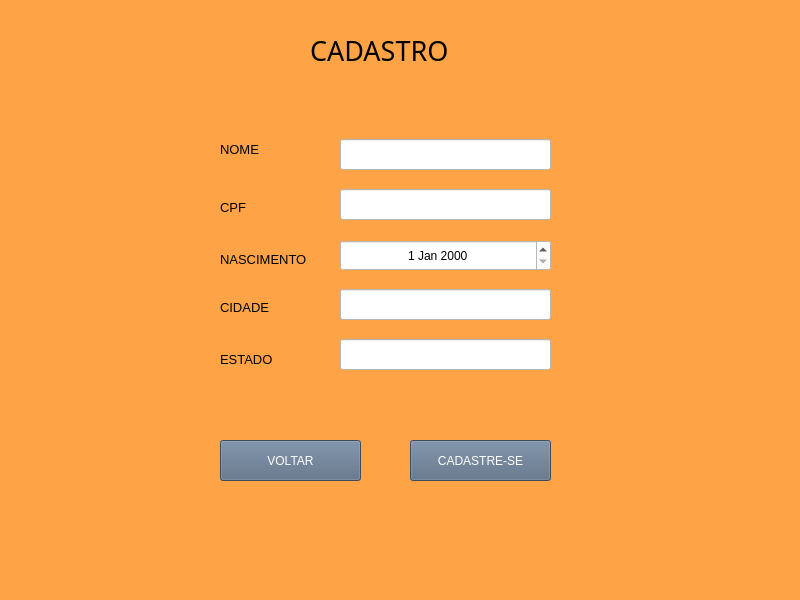
<?xml version="1.0" encoding="UTF-8"?>
<ui version="4.0">
 <class>MainWindow</class>
 <widget class="QMainWindow" name="MainWindow">
  <property name="geometry">
   <rect>
    <x>0</x>
    <y>0</y>
    <width>800</width>
    <height>600</height>
   </rect>
  </property>
  <property name="font">
   <font>
    <pointsize>13</pointsize>
   </font>
  </property>
  <property name="windowTitle">
   <string>MainWindow</string>
  </property>
  <property name="styleSheet">
   <string notr="true">background-color: rgb(255, 164, 70);</string>
  </property>
  <widget class="QWidget" name="centralwidget">
   <widget class="QLabel" name="label">
    <property name="geometry">
     <rect>
      <x>310</x>
      <y>30</y>
      <width>261</width>
      <height>41</height>
     </rect>
    </property>
    <property name="font">
     <font>
      <family>MV Boli</family>
      <pointsize>20</pointsize>
      <weight>50</weight>
      <italic>false</italic>
      <bold>false</bold>
     </font>
    </property>
    <property name="styleSheet">
     <string notr="true">font: 20pt &quot;MV Boli&quot;;
</string>
    </property>
    <property name="text">
     <string>CADASTRO </string>
    </property>
   </widget>
   <widget class="QLabel" name="label_2">
    <property name="geometry">
     <rect>
      <x>220</x>
      <y>249</y>
      <width>111</width>
      <height>20</height>
     </rect>
    </property>
    <property name="font">
     <font>
      <pointsize>10</pointsize>
     </font>
    </property>
    <property name="text">
     <string>NASCIMENTO</string>
    </property>
    <property name="alignment">
     <set>Qt::AlignLeading|Qt::AlignLeft|Qt::AlignVCenter</set>
    </property>
   </widget>
   <widget class="QLabel" name="label_3">
    <property name="geometry">
     <rect>
      <x>220</x>
      <y>299</y>
      <width>71</width>
      <height>16</height>
     </rect>
    </property>
    <property name="font">
     <font>
      <pointsize>10</pointsize>
     </font>
    </property>
    <property name="text">
     <string>CIDADE</string>
    </property>
    <property name="alignment">
     <set>Qt::AlignLeading|Qt::AlignLeft|Qt::AlignVCenter</set>
    </property>
   </widget>
   <widget class="QLineEdit" name="lineEdit_2">
    <property name="geometry">
     <rect>
      <x>340</x>
      <y>289</y>
      <width>211</width>
      <height>31</height>
     </rect>
    </property>
    <property name="statusTip">
     <string/>
    </property>
    <property name="styleSheet">
     <string notr="true">background-color: rgb(255, 255, 255);</string>
    </property>
    <property name="dragEnabled">
     <bool>true</bool>
    </property>
   </widget>
   <widget class="QPushButton" name="pushButton_2">
    <property name="geometry">
     <rect>
      <x>410</x>
      <y>440</y>
      <width>141</width>
      <height>41</height>
     </rect>
    </property>
    <property name="styleSheet">
     <string notr="true">background-color: rgb(86, 105, 129);
font: 10pt &quot;MS Shell Dlg 2&quot;;
color: rgb(255, 255, 255);</string>
    </property>
    <property name="text">
     <string>CADASTRE-SE</string>
    </property>
   </widget>
   <widget class="QLabel" name="label_5">
    <property name="geometry">
     <rect>
      <x>220</x>
      <y>199</y>
      <width>55</width>
      <height>16</height>
     </rect>
    </property>
    <property name="font">
     <font>
      <pointsize>10</pointsize>
     </font>
    </property>
    <property name="text">
     <string>CPF</string>
    </property>
    <property name="alignment">
     <set>Qt::AlignLeading|Qt::AlignLeft|Qt::AlignVCenter</set>
    </property>
   </widget>
   <widget class="QLabel" name="label_6">
    <property name="geometry">
     <rect>
      <x>220</x>
      <y>139</y>
      <width>71</width>
      <height>20</height>
     </rect>
    </property>
    <property name="font">
     <font>
      <pointsize>10</pointsize>
     </font>
    </property>
    <property name="text">
     <string>NOME</string>
    </property>
    <property name="alignment">
     <set>Qt::AlignLeading|Qt::AlignLeft|Qt::AlignVCenter</set>
    </property>
   </widget>
   <widget class="QLineEdit" name="lineEdit_3">
    <property name="geometry">
     <rect>
      <x>340</x>
      <y>139</y>
      <width>211</width>
      <height>31</height>
     </rect>
    </property>
    <property name="styleSheet">
     <string notr="true">background-color: rgb(255, 255, 255);
</string>
    </property>
   </widget>
   <widget class="QLineEdit" name="lineEdit_4">
    <property name="geometry">
     <rect>
      <x>340</x>
      <y>189</y>
      <width>211</width>
      <height>31</height>
     </rect>
    </property>
    <property name="statusTip">
     <string/>
    </property>
    <property name="styleSheet">
     <string notr="true">background-color: rgb(255, 255, 255);</string>
    </property>
    <property name="dragEnabled">
     <bool>true</bool>
    </property>
   </widget>
   <widget class="QLabel" name="label_7">
    <property name="geometry">
     <rect>
      <x>220</x>
      <y>349</y>
      <width>71</width>
      <height>20</height>
     </rect>
    </property>
    <property name="font">
     <font>
      <pointsize>10</pointsize>
     </font>
    </property>
    <property name="text">
     <string>ESTADO</string>
    </property>
    <property name="alignment">
     <set>Qt::AlignLeading|Qt::AlignLeft|Qt::AlignVCenter</set>
    </property>
   </widget>
   <widget class="QLineEdit" name="lineEdit_5">
    <property name="geometry">
     <rect>
      <x>340</x>
      <y>339</y>
      <width>211</width>
      <height>31</height>
     </rect>
    </property>
    <property name="styleSheet">
     <string notr="true">background-color: rgb(255, 255, 255);
</string>
    </property>
   </widget>
   <widget class="QDateEdit" name="dateEdit">
    <property name="geometry">
     <rect>
      <x>340</x>
      <y>240</y>
      <width>211</width>
      <height>31</height>
     </rect>
    </property>
    <property name="layoutDirection">
     <enum>Qt::LeftToRight</enum>
    </property>
    <property name="styleSheet">
     <string notr="true">background-color: rgb(255, 255, 255);</string>
    </property>
    <property name="alignment">
     <set>Qt::AlignCenter</set>
    </property>
   </widget>
   <widget class="QPushButton" name="pushButton_3">
    <property name="geometry">
     <rect>
      <x>220</x>
      <y>440</y>
      <width>141</width>
      <height>41</height>
     </rect>
    </property>
    <property name="styleSheet">
     <string notr="true">background-color: rgb(86, 105, 129);
font: 10pt &quot;MS Shell Dlg 2&quot;;
color: rgb(255, 255, 255);</string>
    </property>
    <property name="text">
     <string>VOLTAR</string>
    </property>
   </widget>
  </widget>
  <widget class="QMenuBar" name="menubar">
   <property name="geometry">
    <rect>
     <x>0</x>
     <y>0</y>
     <width>800</width>
     <height>26</height>
    </rect>
   </property>
  </widget>
  <widget class="QStatusBar" name="statusbar"/>
 </widget>
 <resources/>
 <connections/>
</ui>
